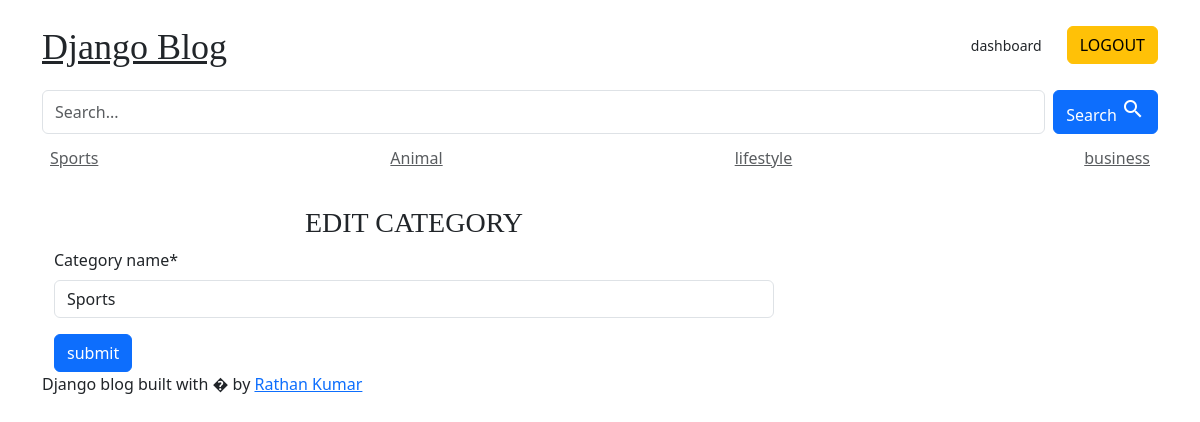
Screenshot of /dash/dashboard_category/dashboard_edit_category/1/ (signed in) with the database file from the repository.
### blogs/models.py (models this page shows, shortened)
class Category(models.Model):
    category_name = models.CharField(max_length=100, unique=True)
    created_at = models.DateTimeField(auto_now_add=True)
    updated_at = models.DateTimeField(auto_now=True)
    class Meta:
        verbose_name_plural = 'categories'

### dashboard/views.py (the view)
# urls.py: path('dashboard_category/dashboard_edit_category/<int:pk>/',views.dashboard_edit_category,name='dashboard_edit_category'),
@login_required(login_url='login')
def dashboard_edit_category(request , pk):
      category = get_object_or_404(Category, pk=pk)
      if request.method == 'POST':
            form = CategoryForm(request.POST ,instance = category)
            if form.is_valid:
                  form.save()
                  return redirect('dashboard_category')
      form = CategoryForm(instance = category)
      context = {
            'form':form,
            'category' : category,
      }
      return render(request, 'dashboard/dashboard_edit_category.html', context)

### dashboard/forms.py
class CategoryForm(forms.ModelForm):
    class Meta:
        model = Category
        fields = '__all__'

### blogs/context_processors.py (called while the page is built)
def get_categories(request):
    categories = Category.objects.all()
    return dict(categories=categories)

def get_about_us(request):
    about_us = About.objects.first()
    return dict(about_us = about_us)

def get_follow_link(request):
    follow_link = Follow_link.objects.all()
    return dict(follow_link = follow_link)

### templates/dashboard/dashboard_edit_category.html (shortened to what this page needs)
{% extends "base.html" %}
{%block content%}
{% load crispy_forms_tags %}
<div class="container mt-4">
    <div class="row">
        <div class="col-md-8">
            <div class="row">
                <h3 class="text-center">EDIT CATEGORY</h3>
                <form action = "{%url 'dashboard_edit_category' category.id %}" method ="POST">
                    {{form|crispy }}
                    <button type='submit' class="btn btn-primary">submit</button>
                </form>
            </div>
        </div>
    </div>
</div>
{%endblock%}

### templates/base.html (shortened to what this page needs)
{%load static%}
{% load crispy_forms_tags %}
<!DOCTYPE html>
<html lang="en">
<head>
    <link href="https://getbootstrap.com/docs/4.0/dist/css/bootstrap.min.css" rel="stylesheet">
    <link href="https://cdn.jsdelivr.net/npm/bootstrap@5.3.0/dist/css/bootstrap.min.css" rel="stylesheet">
    <link rel="stylesheet" href="https://cdnjs.cloudflare.com/ajax/libs/font-awesome/4.7.0/css/font-awesome.min.css">
    <link href="{% static 'css/blog.css'%}" rel="stylesheet">
</head>
<body>
    <div class="container">
        <header class="blog-header py-3">
            <div class="row flex-nowrap justify-content-between align-items-center">
                <div class="col-8 pt-1">
                    <a class="blog-header-logo text-dark" href="{% url 'home'%}">Django Blog</a>
                </div>
                <div class="col-4 d-flex justify-content-end align-items-center">
                    {% if not user.is_authenticated %}
                    <a class="btn btn-sm btn-warning" href=" {% url 'login' %} ">Login</a> &nbsp;
                    <a class="btn btn-sm btn-outline-secondary" href="{% url 'register' %}">Register</a>
                    {%else%}
                    <a class="btn btn-sm " href="{%url 'dashboard'%}">dashboard</a>
                    <a class="btn btn-warning " href="{% url 'logout' %}">LOGOUT</a>
                    {%endif%}
                </div>
            </div>
        </header>
        <div>
            <form method="GET" action="{%url 'search'%}" class="d-flex">
                <input class="form-control me-2" type="search" name="keyword" placeholder="Search..."
                    aria-label="Search">
                <button class="btn btn-primary" type="submit">
                    Search
                    <i class="material-icons">&#xe8b6;</i>
                </button>
            </form>
        </div>
        <div class="nav-scroller py-1 mb-2">
            <nav class="nav d-flex justify-content-between">
                {%for i in categories %}
                <a class="p-2 text-muted" href="{%url 'post_by_category' i.id%}">{{i.category_name}}</a>
                {% endfor %}
            </nav>
        </div>
        {%block content%}
        {%endblock%}
        <footer class="blog-footer">
            <p>Django blog built with � by <a href="#">Rathan Kumar</a></p>
        </footer>
</body>
</html>

### blog_main/static/css/blog.css (style rules this page uses)
.blog-header-logo { font-family: "Playfair Display", Georgia, "Times New Roman", serif; font-size: 2.25rem; }
h1, h2, h3, h4, h5, h6 { font-family: "Playfair Display", Georgia, "Times New Roman", serif; }

### rows the page displays
Category: category_name "Sports"
Category: category_name "Animal"
Category: category_name "lifestyle"
Category: category_name "business"
